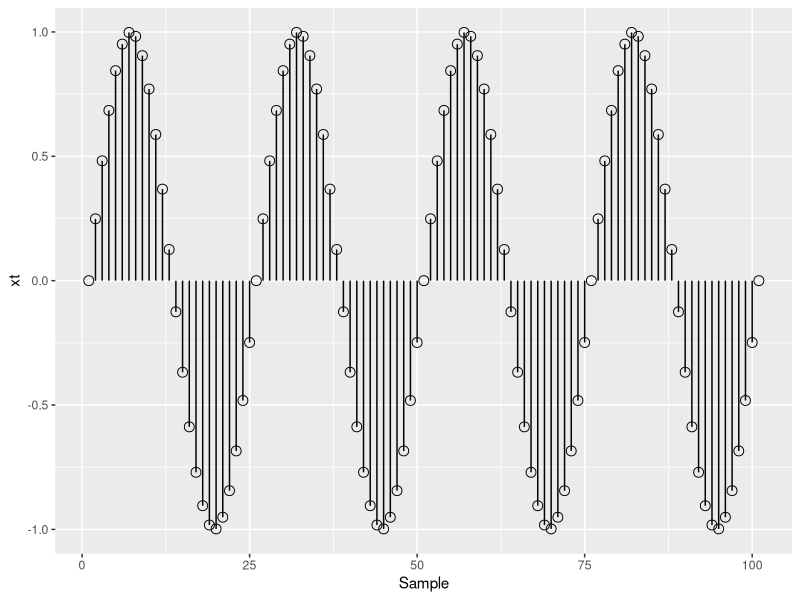

The R source for this figure:
#+++++++++++++++++++++++++++++++++++++++++++++++++++++++++++++++++++++++++++++++
#
#
# FileName:
# FileDescription:
#
#
#
#+++++++++++++++++++++++++++++++++++++++++++++++++++++++++++++++++++++++++++++++
# Miguel P. Xochicale [http://mxochicale.github.io]
# Doctoral Researcher in Human-Robot Interaction
# University of Birmingham, U.K. (2014-2018)
#+++++++++++++++++++++++++++++++++++++++++++++++++++++++++++++++++++++++++++++++


############
# Libraries
library(data.table)
library(ggplot2)



##################################################################
# Time Domain setup
acq.freq <- 50
dt <- 1/acq.freq # 0.02 seconds or 20 miliseconds


# Nyquist Theorem said that the frequency of the signal
# should be the double as the sampling frequency to recover the signal
# and avoid problems with aliasing. For instance, for the
# maximum hearning frequency of  20Hz, the
# sampling rate for those signals should be 40 Hz.
# FSampling > 2*F max

# Fmax=5
# 50 > 2*5
# 50 > 10

# For our case, the Maximum Frequencies shohould be
# Fmapling/2 which is a maximum freqneices of 25
#


T <- 2
df <- 1/T
n <- T/dt
t <- seq(0,T,by=dt)

dc.component <- 0
component.strength <- c(1,1,1)      # strength of signal components
component.freqs <- c(2,0,0)       # frequency of signal components (Hz)
component.delay <- c(0,0,0)         # delay of signal components (radians)


f   <- function(t) {
  dc.component + sum( component.strength * sin(2*pi*component.freqs*t + component.delay))
}

sd.additivenoise <- 0    # additive noise standard deviation
mean.amplitude <- 0

out <- sapply(t, function(t) f(t)) +  rnorm(length(t), mean = mean.amplitude, sd = sd.additivenoise)

out <- as.data.table(out)


fsNNtmp <-function(x) {list("Sine")}
out[,c("type"):=fsNNtmp(), ]
out[,Sample:=seq(.N)]
setcolorder(out, c(2,3,1))
colnames(out) <- c('Type',"Sample","xt")


plot <- ggplot(data=out) +
  geom_segment(  aes(x=Sample,y=xt, xend=Sample,yend= xt-xt))+
  geom_point(  aes(x=Sample,y=xt), shape=1, size=3 )


print(plot)
